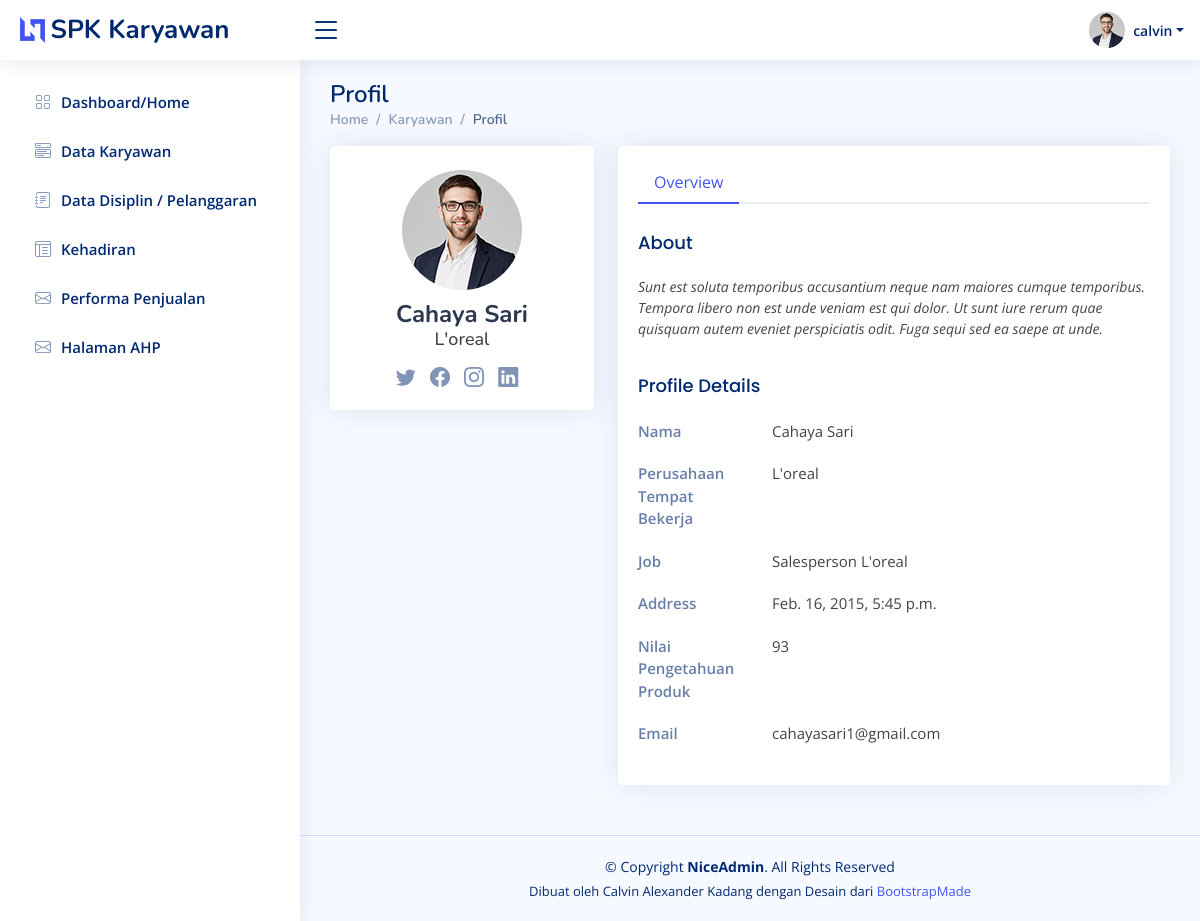
/profilkaryawan/2/ (signed in), run on an earlier commit of the app's database.
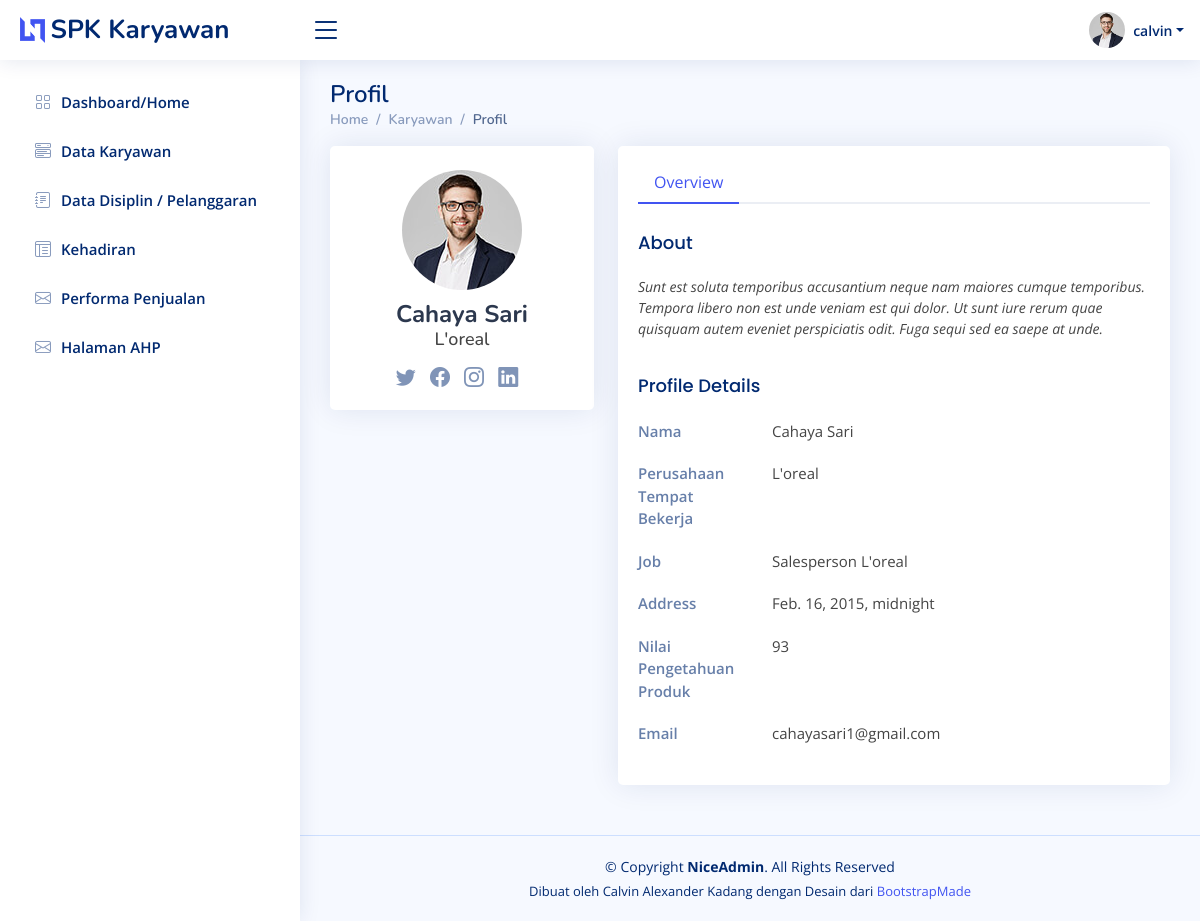
And on a later commit of the database.
### base/models.py (models this page shows, shortened)
class User(AbstractUser):
    nama = models.CharField(max_length=200, null=True)
    email = models.EmailField(unique=True, null=True)
    brand = models.CharField(max_length=200, null=True)
    tgl_masuk = models.DateTimeField(null=True)
    hari_ini = models.DateTimeField(auto_now=True)
    nilai_pengetahuan_produk = models.DecimalField(null=True, blank=False, max_digits=7, decimal_places=4)
    deskripsi_pengetahuan_produk = models.CharField(max_length=200, null=True, blank=True)

### base/views.py (the view)
# urls.py: path('profilkaryawan/<str:pk>/', views.profilkaryawan, name='profil_karyawan'),
@login_required(login_url='login')
def profilkaryawan(request, pk):
    user = User.objects.get(id=pk)
    context = {
		'user': user
	}
    return render(request, 'base/profilkaryawan.html', context)

### base/templates/base/profilkaryawan.html (shortened to what the changed rows need)
{% extends 'main.html' %}
{% load static %}
{% load mathfilters %}
{% block content %}
<main id="main" class="main">
    <div class="pagetitle">
        <h1>Profil</h1>
    </div>
    <section class="section profile">
        <div class="row">
            <div class="col-xl-4">
                <div class="card">
                    <div class="card-body profile-card pt-4 d-flex flex-column align-items-center">
                        <img src="{% static 'assets/img/profile-img.jpg' %}" alt="Profile" class="rounded-circle">
                        <h2>{{ user.nama }}</h2>
                        <h3>{{ user.brand }}</h3>
                        <div class="social-links mt-2">
                            <a href="#" class="twitter"><i class="bi bi-twitter"></i></a>
                            <a href="#" class="facebook"><i class="bi bi-facebook"></i></a>
                            <a href="#" class="instagram"><i class="bi bi-instagram"></i></a>
                            <a href="#" class="linkedin"><i class="bi bi-linkedin"></i></a>
                        </div>
                    </div>
                </div>
            </div>
            <div class="col-xl-8">
                <div class="card">
                    <div class="card-body pt-3">
                        <div class="tab-content pt-2">
                            <div class="tab-pane fade show active profile-overview" id="profile-overview">
                                <div class="row">
                                    <div class="col-lg-3 col-md-4 label ">Nama</div>
                                    <div class="col-lg-9 col-md-8">{{ user.nama }}</div>
                                </div>
                                <div class="row">
                                    <div class="col-lg-3 col-md-4 label">Perusahaan Tempat Bekerja</div>
                                    <div class="col-lg-9 col-md-8">{{ user.brand }}</div>
                                </div>
                                <div class="row">
                                    <div class="col-lg-3 col-md-4 label">Job</div>
                                    <div class="col-lg-9 col-md-8">Salesperson {{ user.brand }}</div>
                                </div>
                                <div class="row">
                                    <div class="col-lg-3 col-md-4 label">Address</div>
                                    <div class="col-lg-9 col-md-8">{{ user.tgl_masuk }}</div>
                                </div>
                                <div class="row">
                                    <div class="col-lg-3 col-md-4 label">Nilai Pengetahuan Produk</div>
                                    <div class="col-lg-9 col-md-8">{{ user.nilai_pengetahuan_produk|floatformat:"0"}}</div>
                                </div>
                                <div class="row">
                                    <div class="col-lg-3 col-md-4 label">Email</div>
                                    <div class="col-lg-9 col-md-8">{{ user.email }}</div>
                                </div>
                            </div>
                        </div>
                    </div>
                </div>
            </div>
        </div>
    </section>
</main>
{% endblock content %}

What changed in the data, as far as the page shows it:
changed User "Cahaya Sari": tgl_masuk "Feb. 16, 2015, 5:45 p.m." → "Feb. 16, 2015, midnight"
